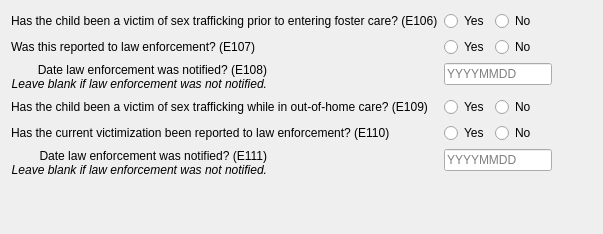
       <widget class="QWidget" name="trafficking_tab">
        <attribute name="title">
         <string>Trafficking</string>
        </attribute>
        <layout class="QFormLayout" name="formLayout_7">
         <item row="0" column="0">
          <widget class="QLabel" name="label_3">
           <property name="text">
            <string>Has the child been a victim of sex trafficking prior to entering foster care? (E106)</string>
           </property>
          </widget>
         </item>
         <item row="0" column="1">
          <layout class="QHBoxLayout" name="horizontalLayout_23">
           <item>
            <widget class="QRadioButton" name="e106_y">
             <property name="text">
              <string>Yes</string>
             </property>
             <attribute name="buttonGroup">
              <string notr="true">e106</string>
             </attribute>
            </widget>
           </item>
           <item>
            <widget class="QRadioButton" name="e106_n">
             <property name="text">
              <string>No</string>
             </property>
             <attribute name="buttonGroup">
              <string notr="true">e106</string>
             </attribute>
            </widget>
           </item>
           <item>
            <spacer name="horizontalSpacer_10">
             <property name="orientation">
              <enum>Qt::Horizontal</enum>
             </property>
             <property name="sizeHint" stdset="0">
              <size>
               <width>40</width>
               <height>20</height>
              </size>
             </property>
            </spacer>
           </item>
          </layout>
         </item>
         <item row="1" column="0">
          <widget class="QLabel" name="label_15">
           <property name="text">
            <string>Was this reported to law enforcement? (E107)</string>
           </property>
          </widget>
         </item>
         <item row="1" column="1">
          <layout class="QHBoxLayout" name="horizontalLayout_40">
           <item>
            <widget class="QRadioButton" name="e107_y">
             <property name="text">
              <string>Yes</string>
             </property>
             <attribute name="buttonGroup">
              <string notr="true">e107</string>
             </attribute>
            </widget>
           </item>
           <item>
            <widget class="QRadioButton" name="e107_n">
             <property name="text">
              <string>No</string>
             </property>
             <attribute name="buttonGroup">
              <string notr="true">e107</string>
             </attribute>
            </widget>
           </item>
           <item>
            <spacer name="horizontalSpacer_32">
             <property name="orientation">
              <enum>Qt::Horizontal</enum>
             </property>
             <property name="sizeHint" stdset="0">
              <size>
               <width>40</width>
               <height>20</height>
              </size>
             </property>
            </spacer>
           </item>
          </layout>
         </item>
         <item row="2" column="0">
          <widget class="QLabel" name="e108_label">
           <property name="toolTip">
            <string>&lt;html&gt;&lt;head/&gt;&lt;body&gt;&lt;p&gt;&lt;span style=&quot; font-style:italic;&quot;&gt;Leave blank if law enforcement was not notified.&lt;/span&gt;&lt;/p&gt;&lt;/body&gt;&lt;/html&gt;</string>
           </property>
           <property name="text">
            <string>Date law enforcement was notified? (E108)&lt;br/&gt;&lt;i&gt;
Leave blank if law enforcement was not notified.&lt;/i&gt;</string>
           </property>
           <property name="alignment">
            <set>Qt::AlignRight|Qt::AlignTrailing|Qt::AlignVCenter</set>
           </property>
          </widget>
         </item>
         <item row="2" column="1">
          <layout class="QHBoxLayout" name="horizontalLayout_38">
           <item>
            <widget class="QLineEdit" name="e108">
             <property name="inputMask">
              <string>99999999</string>
             </property>
             <property name="placeholderText">
              <string>YYYYMMDD</string>
             </property>
            </widget>
           </item>
           <item>
            <spacer name="horizontalSpacer_30">
             <property name="orientation">
              <enum>Qt::Horizontal</enum>
             </property>
             <property name="sizeHint" stdset="0">
              <size>
               <width>40</width>
               <height>20</height>
              </size>
             </property>
            </spacer>
           </item>
          </layout>
         </item>
         <item row="3" column="0">
          <widget class="QLabel" name="e109_label">
           <property name="text">
            <string>Has the child been a victim of sex trafficking while in out-of-home care? (E109)</string>
           </property>
          </widget>
         </item>
         <item row="3" column="1">
          <layout class="QHBoxLayout" name="horizontalLayout_39">
           <item>
            <widget class="QRadioButton" name="e109_y">
             <property name="text">
              <string>Yes</string>
             </property>
             <attribute name="buttonGroup">
              <string notr="true">e109</string>
             </attribute>
            </widget>
           </item>
           <item>
            <widget class="QRadioButton" name="e109_n">
             <property name="text">
              <string>No</string>
             </property>
             <attribute name="buttonGroup">
              <string notr="true">e109</string>
             </attribute>
            </widget>
           </item>
           <item>
            <spacer name="horizontalSpacer_11">
             <property name="orientation">
              <enum>Qt::Horizontal</enum>
             </property>
             <property name="sizeHint" stdset="0">
              <size>
               <width>40</width>
               <height>20</height>
              </size>
             </property>
            </spacer>
           </item>
          </layout>
         </item>
         <item row="4" column="0">
          <widget class="QLabel" name="label_16">
           <property name="text">
            <string>Has the current victimization been reported to law enforcement? (E110)</string>
           </property>
          </widget>
         </item>
         <item row="4" column="1">
          <layout class="QHBoxLayout" name="horizontalLayout_41">
           <item>
            <widget class="QRadioButton" name="e110_y">
             <property name="text">
              <string>Yes</string>
             </property>
             <attribute name="buttonGroup">
              <string notr="true">e110</string>
             </attribute>
            </widget>
           </item>
           <item>
            <widget class="QRadioButton" name="e110_n">
             <property name="text">
              <string>No</string>
             </property>
             <attribute name="buttonGroup">
              <string notr="true">e110</string>
             </attribute>
            </widget>
           </item>
           <item>
            <spacer name="horizontalSpacer_33">
             <property name="orientation">
              <enum>Qt::Horizontal</enum>
             </property>
             <property name="sizeHint" stdset="0">
              <size>
               <width>40</width>
               <height>20</height>
              </size>
             </property>
            </spacer>
           </item>
          </layout>
         </item>
         <item row="5" column="0">
          <widget class="QLabel" name="e111_label">
           <property name="toolTip">
            <string>&lt;html&gt;&lt;head/&gt;&lt;body&gt;&lt;p&gt;&lt;span style=&quot; font-style:italic;&quot;&gt;Leave blank if law enforcement was not notified.&lt;/span&gt;&lt;/p&gt;&lt;/body&gt;&lt;/html&gt;</string>
           </property>
           <property name="text">
            <string>Date law enforcement was notified? (E111)&lt;br/&gt;&lt;i&gt;
Leave blank if law enforcement was not notified.&lt;/i&gt;</string>
           </property>
           <property name="alignment">
            <set>Qt::AlignRight|Qt::AlignTrailing|Qt::AlignVCenter</set>
           </property>
          </widget>
         </item>
         <item row="5" column="1">
          <layout class="QHBoxLayout" name="horizontalLayout_22">
           <item>
            <widget class="QLineEdit" name="e111">
             <property name="inputMask">
              <string>99999999</string>
             </property>
             <property name="placeholderText">
              <string>YYYYMMDD</string>
             </property>
            </widget>
           </item>
           <item>
            <spacer name="horizontalSpacer_31">
             <property name="orientation">
              <enum>Qt::Horizontal</enum>
             </property>
             <property name="sizeHint" stdset="0">
              <size>
               <width>40</width>
               <height>20</height>
              </size>
             </property>
            </spacer>
           </item>
          </layout>
         </item>
         <item row="6" column="0">
          <spacer name="verticalSpacer_6">
           <property name="orientation">
            <enum>Qt::Vertical</enum>
           </property>
           <property name="sizeHint" stdset="0">
            <size>
             <width>20</width>
             <height>40</height>
            </size>
           </property>
          </spacer>
         </item>
        </layout>
       </widget>
